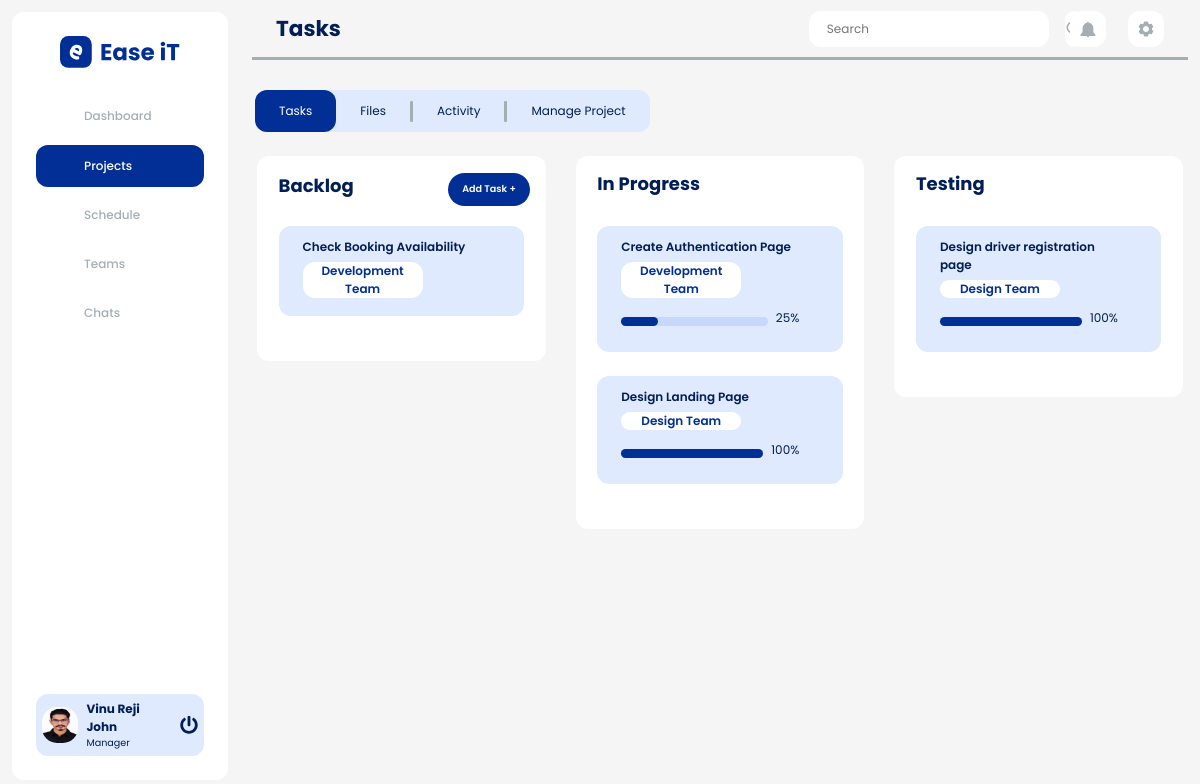
/tasks.php?id=1 (signed in), run on an earlier commit of the app's database.
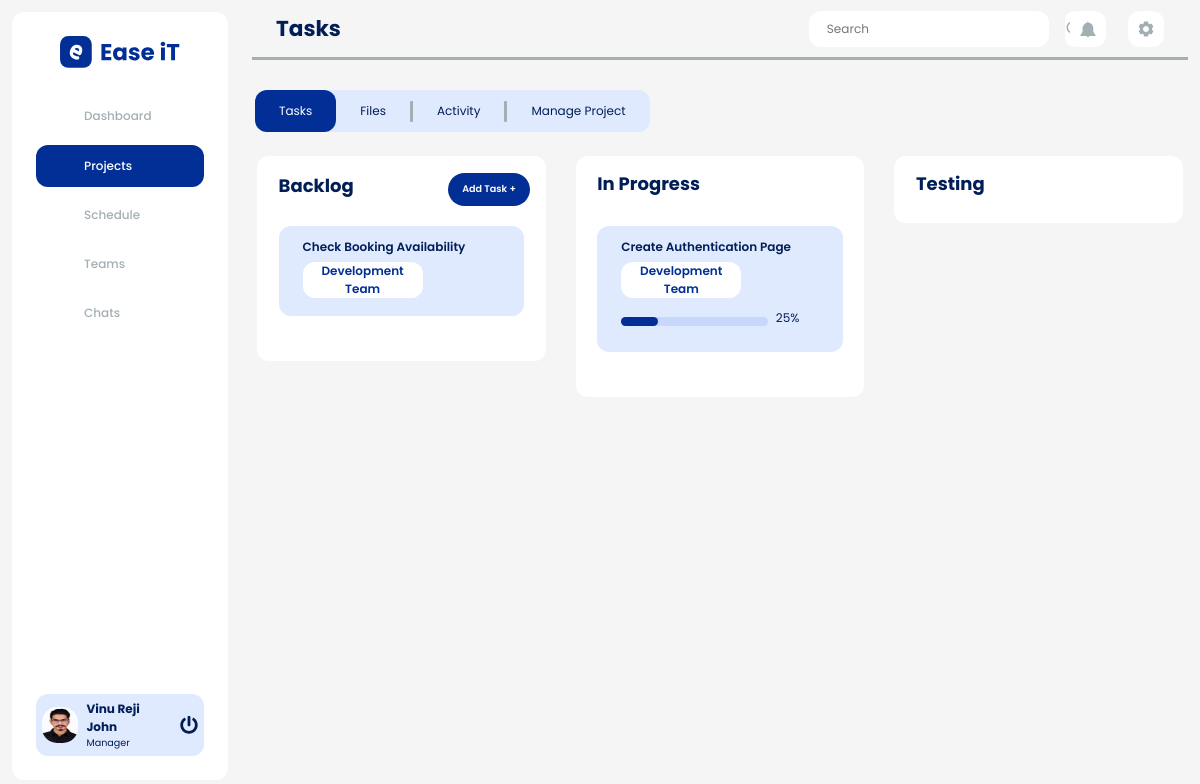
And on a later commit of the database.
### tables this page shows
CREATE TABLE `tbl_tasks` (
  `task_id` int(15) NOT NULL,
  `task_title` varchar(300) NOT NULL,
  `task_description` varchar(500) NOT NULL,
  `team_id` int(15) NOT NULL,
  `task_added_by` int(15) NOT NULL,
  `task_status` int(11) NOT NULL,
  `project_id` int(15) NOT NULL,
  `task_created_at` datetime NOT NULL DEFAULT current_timestamp(),
  `progress` int(11) NOT NULL DEFAULT -1
);

CREATE TABLE `tbl_teams` (
  `team_id` int(10) NOT NULL,
  `team_title` varchar(50) NOT NULL,
  `manager_id` int(10) NOT NULL
);

### tasks.php (the view, shortened to what this page needs)
<?php
if (isset($_SESSION["pmsSession"]) != session_id()) {
    header("Location: ./index.php");
    die();
} else {
    $tId = $_SESSION['projectID'];
?>
    <!DOCTYPE html>
    <html>
    <head>
        <link rel="stylesheet" href="./stylesheets/css/style.css" />
        <link rel="stylesheet" href="./stylesheets/css/bootstrap.min.css" />
    </head>
    <body class="dashboard-body" style="overflow-y: hidden;">
        <div class="dashboard-container">
            <?php include("./layouts/sidebar.php"); ?>
            <?php include("./layouts/header.php"); ?>
            <div class="dashboard-contents">
                <div class="row">
                    <?php include_once("./layouts/tab.php"); ?>
                </div>
                <div class="row">
                    <div class="col-12 task-page-container">
                        <div class="d-flex mx-n3">
                            <div class="col-4">
                                <div class="task-items-container" id="1">
                                    <div class="task-container-header">
                                        <h1 class="content-heading">Backlog</h1>
                                        <button data-toggle='modal' data-target='#addTasksModal' style="<?= ($_SESSION['currentUserTypeId'] == '2') ? 'display:block;' : 'display:none;'; ?>" class="add-task-item-btn">Add Task +</button>
                                    </div>
                                    <div id="tasks-placeholder" class="pt-4">
                                        <?php getTaskCard($tId, 1, $connect); ?>
                                    </div>
                                </div>
                            </div>
                            <div class="col-4">
                                <div class="task-items-container" id="2">
                                    <div class="task-container-header">
                                        <h1 class="content-heading">In Progress</h1>
                                    </div>
                                    <div class="pt-4">
                                        <?php getTaskCard($tId, 2, $connect); ?>
                                    </div>
                                </div>
                            </div>
                            <div class="col-4">
                                <div class="task-items-container" id="3">
                                    <div class="task-container-header">
                                        <h1 class="content-heading">Testing</h1>
                                    </div>
                                    <div class="pt-4">
                                        <?php getTaskCard($tId, 3, $connect); ?>
                                    </div>
                                </div>
                            </div>
                        </div>
                    </div>
                </div>
            </div>
        </div>
    </body>
    </html>
<?php
}
?>
<?php
function getTaskCard($tId, $status, $connect)
{
    $sql = "SELECT * FROM tbl_tasks WHERE task_status=$status AND project_id=$tId";
    $result = mysqli_query($connect, $sql);
    while ($row = mysqli_fetch_assoc($result)) {
        $task_id = $row['task_id'];
        $task_title = $row['task_title'];
        $team_id = $row['team_id'];
        $sql2 = "SELECT * FROM tbl_teams WHERE team_id = $team_id";
        $result2 = mysqli_query($connect, $sql2);
        $val = mysqli_fetch_assoc($result2);
        $team_name = $val['team_title'];
        $progress = $row['progress'];
        $displayStatus = ($progress == -1) ? "display:none;" : "";
        echo '
<div id="' . $task_id . '" class="task-items" draggable="true">
<div class="task-item-details">
    <p class="task-item-title">
        ' . $task_title . '
    </p>
    <p class="task-item-sub-title">' . $team_name . '</p>
    <div id="progressBarContainer" style="'.$displayStatus.'">
        <progress value="' . $progress . '" max="100" class="progressBar"></progress>
        <label class="progressLabel ml-2" >' . $progress . '%</label>
    </div>
</div>
</div>
';
    }
}
?>

What changed in the data, as far as the page shows it:
no longer on this page (row edited): tbl_tasks: task_title "Design Landing Page", team.team_title "Design Team", progress "100"
no longer on this page (row edited): tbl_tasks: task_title "Design driver registration page", team.team_title "Design Team", progress "100"
